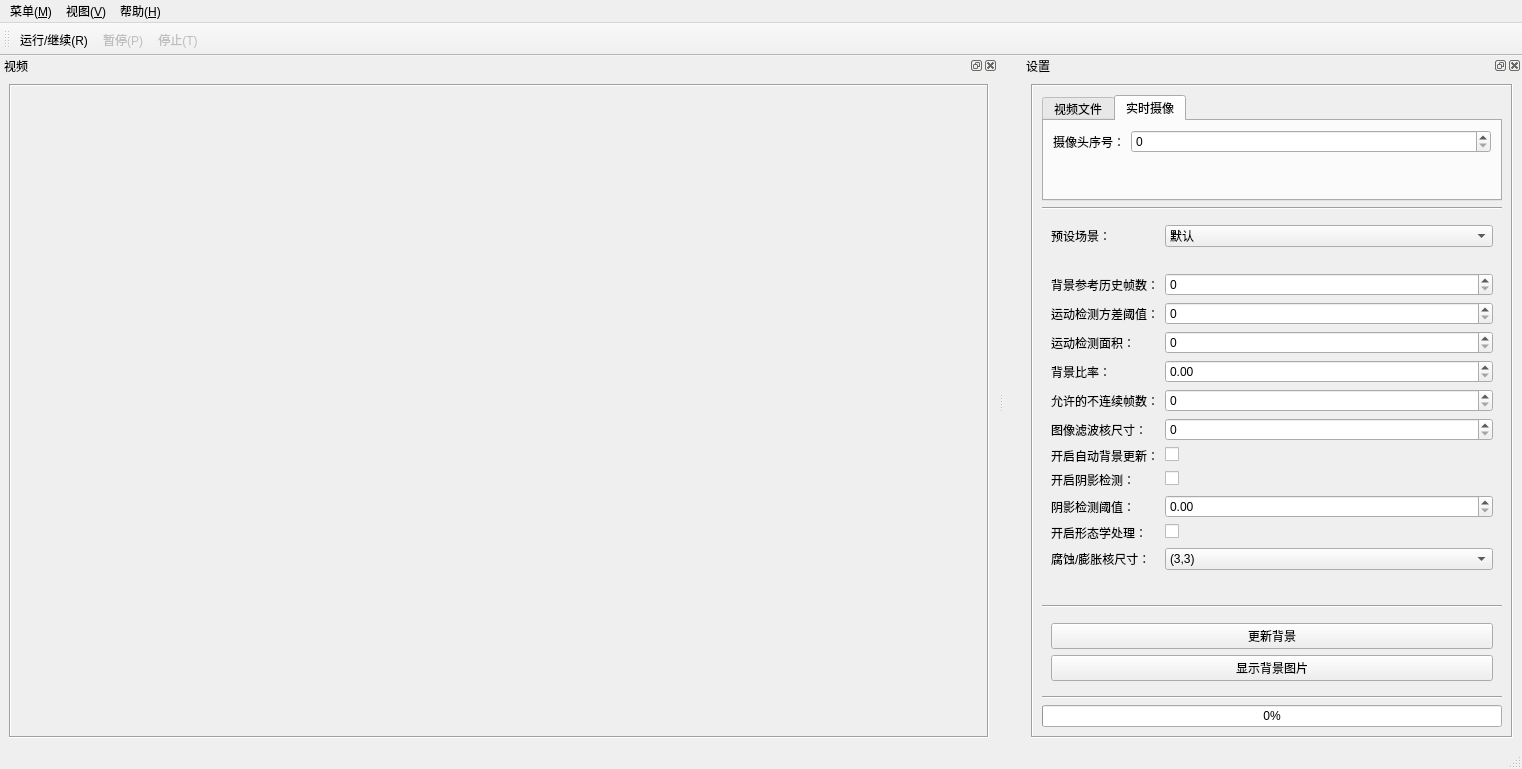
<?xml version="1.0" encoding="UTF-8"?>
<ui version="4.0">
 <class>MainWindow</class>
 <widget class="QMainWindow" name="MainWindow">
  <property name="windowModality">
   <enum>Qt::ApplicationModal</enum>
  </property>
  <property name="geometry">
   <rect>
    <x>0</x>
    <y>0</y>
    <width>1522</width>
    <height>769</height>
   </rect>
  </property>
  <property name="windowTitle">
   <string>视频摘要系统</string>
  </property>
  <property name="windowIcon">
   <iconset>
    <normalon>:/picture/res/main.ico</normalon>
   </iconset>
  </property>
  <widget class="QWidget" name="centralwidget">
   <property name="enabled">
    <bool>true</bool>
   </property>
  </widget>
  <widget class="QMenuBar" name="menubar">
   <property name="geometry">
    <rect>
     <x>0</x>
     <y>0</y>
     <width>1522</width>
     <height>23</height>
    </rect>
   </property>
   <widget class="QMenu" name="menu_menu">
    <property name="title">
     <string>菜单(&amp;M)</string>
    </property>
    <addaction name="action_run"/>
    <addaction name="action_stop"/>
    <addaction name="action_pause"/>
   </widget>
   <widget class="QMenu" name="menu_view">
    <property name="title">
     <string>视图(&amp;V)</string>
    </property>
    <addaction name="action_view_restore"/>
   </widget>
   <widget class="QMenu" name="menu_help">
    <property name="title">
     <string>帮助(&amp;H)</string>
    </property>
    <addaction name="action_about"/>
   </widget>
   <addaction name="menu_menu"/>
   <addaction name="menu_view"/>
   <addaction name="menu_help"/>
  </widget>
  <widget class="QStatusBar" name="statusbar"/>
  <widget class="QToolBar" name="toolBar">
   <property name="windowTitle">
    <string>toolBar</string>
   </property>
   <attribute name="toolBarArea">
    <enum>TopToolBarArea</enum>
   </attribute>
   <attribute name="toolBarBreak">
    <bool>false</bool>
   </attribute>
   <addaction name="action_run"/>
   <addaction name="action_pause"/>
   <addaction name="action_stop"/>
  </widget>
  <widget class="QDockWidget" name="dockWidget_frame">
   <property name="floating">
    <bool>false</bool>
   </property>
   <property name="features">
    <set>QDockWidget::AllDockWidgetFeatures</set>
   </property>
   <property name="windowTitle">
    <string>视频</string>
   </property>
   <attribute name="dockWidgetArea">
    <number>1</number>
   </attribute>
   <widget class="QWidget" name="dockWidgetContents_frame">
    <layout class="QVBoxLayout" name="verticalLayout">
     <item>
      <widget class="QScrollArea" name="scrollArea">
       <property name="minimumSize">
        <size>
         <width>980</width>
         <height>550</height>
        </size>
       </property>
       <property name="frameShape">
        <enum>QFrame::Box</enum>
       </property>
       <property name="frameShadow">
        <enum>QFrame::Sunken</enum>
       </property>
       <property name="widgetResizable">
        <bool>true</bool>
       </property>
       <widget class="QWidget" name="scrollAreaContents_frame">
        <property name="geometry">
         <rect>
          <x>0</x>
          <y>0</y>
          <width>976</width>
          <height>646</height>
         </rect>
        </property>
        <property name="minimumSize">
         <size>
          <width>960</width>
          <height>540</height>
         </size>
        </property>
        <layout class="QVBoxLayout" name="verticalLayout_3">
         <item>
          <widget class="QLabel" name="label_showFrame">
           <property name="enabled">
            <bool>true</bool>
           </property>
           <property name="minimumSize">
            <size>
             <width>960</width>
             <height>540</height>
            </size>
           </property>
          </widget>
         </item>
        </layout>
       </widget>
      </widget>
     </item>
    </layout>
   </widget>
  </widget>
  <widget class="QDockWidget" name="dockWidget_settings">
   <property name="minimumSize">
    <size>
     <width>500</width>
     <height>690</height>
    </size>
   </property>
   <property name="maximumSize">
    <size>
     <width>500</width>
     <height>524287</height>
    </size>
   </property>
   <property name="floating">
    <bool>false</bool>
   </property>
   <property name="features">
    <set>QDockWidget::AllDockWidgetFeatures</set>
   </property>
   <property name="windowTitle">
    <string>设置</string>
   </property>
   <attribute name="dockWidgetArea">
    <number>2</number>
   </attribute>
   <widget class="QWidget" name="dockWidgetContents">
    <layout class="QVBoxLayout" name="verticalLayout">
     <item>
      <widget class="QScrollArea" name="scrollArea_2">
       <property name="minimumSize">
        <size>
         <width>450</width>
         <height>550</height>
        </size>
       </property>
       <property name="frameShape">
        <enum>QFrame::Box</enum>
       </property>
       <property name="widgetResizable">
        <bool>true</bool>
       </property>
       <widget class="QWidget" name="scrollAreaContents_settings">
        <property name="geometry">
         <rect>
          <x>0</x>
          <y>0</y>
          <width>478</width>
          <height>646</height>
         </rect>
        </property>
        <property name="minimumSize">
         <size>
          <width>450</width>
          <height>540</height>
         </size>
        </property>
        <layout class="QVBoxLayout" name="verticalLayout_2">
         <item>
          <widget class="QTabWidget" name="tabWidget">
           <property name="sizePolicy">
            <sizepolicy hsizetype="Expanding" vsizetype="Preferred">
             <horstretch>0</horstretch>
             <verstretch>0</verstretch>
            </sizepolicy>
           </property>
           <property name="currentIndex">
            <number>1</number>
           </property>
           <widget class="QWidget" name="tab_vfile">
            <attribute name="title">
             <string>视频文件</string>
            </attribute>
            <layout class="QGridLayout" name="gridLayout_2">
             <item row="0" column="3">
              <widget class="QPushButton" name="pBtn_getFile">
               <property name="text">
                <string>选择文件</string>
               </property>
              </widget>
             </item>
             <item row="0" column="2">
              <widget class="QLineEdit" name="lineEdit_videoFile">
               <property name="dragEnabled">
                <bool>false</bool>
               </property>
              </widget>
             </item>
             <item row="0" column="1">
              <widget class="QLabel" name="label_videoFile">
               <property name="text">
                <string>视频文件：</string>
               </property>
               <property name="buddy">
                <cstring>lineEdit_videoFile</cstring>
               </property>
              </widget>
             </item>
             <item row="1" column="1">
              <widget class="QLabel" name="label_saveDir">
               <property name="text">
                <string>保存目录：</string>
               </property>
               <property name="buddy">
                <cstring>lineEdit_saveDir</cstring>
               </property>
              </widget>
             </item>
             <item row="1" column="2">
              <widget class="QLineEdit" name="lineEdit_saveDir"/>
             </item>
             <item row="1" column="3">
              <widget class="QPushButton" name="pBtn_getDir">
               <property name="text">
                <string>选择目录</string>
               </property>
              </widget>
             </item>
            </layout>
           </widget>
           <widget class="QWidget" name="tab_cam">
            <attribute name="title">
             <string>实时摄像</string>
            </attribute>
            <layout class="QFormLayout" name="formLayout_2">
             <item row="0" column="0">
              <widget class="QLabel" name="label_cam_num">
               <property name="text">
                <string>摄像头序号：</string>
               </property>
              </widget>
             </item>
             <item row="0" column="1">
              <widget class="QSpinBox" name="sBox_cam_num"/>
             </item>
            </layout>
           </widget>
          </widget>
         </item>
         <item>
          <widget class="Line" name="line">
           <property name="orientation">
            <enum>Qt::Horizontal</enum>
           </property>
          </widget>
         </item>
         <item>
          <widget class="QWidget" name="widget_set" native="true">
           <layout class="QFormLayout" name="formLayout">
            <item row="0" column="0">
             <widget class="QLabel" name="label_scene">
              <property name="text">
               <string>预设场景：</string>
              </property>
              <property name="buddy">
               <cstring>cBox_scene</cstring>
              </property>
             </widget>
            </item>
            <item row="0" column="1">
             <widget class="QComboBox" name="cBox_scene">
              <property name="enabled">
               <bool>true</bool>
              </property>
              <property name="cursor">
               <cursorShape>ArrowCursor</cursorShape>
              </property>
              <item>
               <property name="text">
                <string>默认</string>
               </property>
              </item>
              <item>
               <property name="text">
                <string>自定义</string>
               </property>
              </item>
             </widget>
            </item>
            <item row="3" column="0">
             <widget class="QLabel" name="label_history">
              <property name="toolTip">
               <string>用于学习背景的帧数</string>
              </property>
              <property name="text">
               <string>背景参考历史帧数：</string>
              </property>
              <property name="buddy">
               <cstring>sBox_history</cstring>
              </property>
             </widget>
            </item>
            <item row="3" column="1">
             <widget class="QSpinBox" name="sBox_history">
              <property name="maximum">
               <number>100000</number>
              </property>
             </widget>
            </item>
            <item row="4" column="0">
             <widget class="QLabel" name="label_threshold">
              <property name="toolTip">
               <string>用于判断当前像素是前景还是背景</string>
              </property>
              <property name="text">
               <string>运动检测方差阈值：</string>
              </property>
              <property name="buddy">
               <cstring>sBox_threshold</cstring>
              </property>
             </widget>
            </item>
            <item row="4" column="1">
             <widget class="QSpinBox" name="sBox_threshold">
              <property name="maximum">
               <number>1000</number>
              </property>
             </widget>
            </item>
            <item row="5" column="0">
             <widget class="QLabel" name="label_area">
              <property name="toolTip">
               <string>检测运动面积不小于指定值（未防噪不要设太小）</string>
              </property>
              <property name="text">
               <string>运动检测面积：</string>
              </property>
              <property name="buddy">
               <cstring>sBox_area</cstring>
              </property>
             </widget>
            </item>
            <item row="5" column="1">
             <widget class="QSpinBox" name="sBox_area">
              <property name="maximum">
               <number>1000000</number>
              </property>
              <property name="singleStep">
               <number>100</number>
              </property>
             </widget>
            </item>
            <item row="6" column="0">
             <widget class="QLabel" name="label_ratio">
              <property name="text">
               <string>背景比率：</string>
              </property>
              <property name="buddy">
               <cstring>dsBox_ratio</cstring>
              </property>
             </widget>
            </item>
            <item row="6" column="1">
             <widget class="QDoubleSpinBox" name="dsBox_ratio">
              <property name="maximum">
               <double>1.000000000000000</double>
              </property>
              <property name="singleStep">
               <double>0.010000000000000</double>
              </property>
             </widget>
            </item>
            <item row="7" column="0">
             <widget class="QLabel" name="label_interruptframes">
              <property name="toolTip">
               <string>允许指定帧内未检测到运动的帧被摘要</string>
              </property>
              <property name="text">
               <string>允许的不连续帧数：</string>
              </property>
              <property name="buddy">
               <cstring>sBox_undetframes</cstring>
              </property>
             </widget>
            </item>
            <item row="7" column="1">
             <widget class="QSpinBox" name="sBox_undetframes">
              <property name="maximum">
               <number>10000</number>
              </property>
             </widget>
            </item>
            <item row="8" column="0">
             <widget class="QLabel" name="label_blursize">
              <property name="toolTip">
               <string>用于前景处理的滤波核尺寸</string>
              </property>
              <property name="text">
               <string>图像滤波核尺寸：</string>
              </property>
              <property name="buddy">
               <cstring>sBox_blursize</cstring>
              </property>
             </widget>
            </item>
            <item row="8" column="1">
             <widget class="QSpinBox" name="sBox_blursize"/>
            </item>
            <item row="9" column="0">
             <widget class="QLabel" name="label_autoback">
              <property name="toolTip">
               <string>默认手动点击按钮更新</string>
              </property>
              <property name="text">
               <string>开启自动背景更新：</string>
              </property>
             </widget>
            </item>
            <item row="9" column="1">
             <widget class="QCheckBox" name="cBox_autoback">
              <property name="text">
               <string/>
              </property>
             </widget>
            </item>
            <item row="11" column="0">
             <widget class="QLabel" name="label_shadow">
              <property name="toolTip">
               <string>开启后能检测阴影并剔除阴影影响，会明显加大运算量</string>
              </property>
              <property name="text">
               <string>开启阴影检测：</string>
              </property>
              <property name="buddy">
               <cstring>cBox_shadow</cstring>
              </property>
             </widget>
            </item>
            <item row="11" column="1">
             <widget class="QCheckBox" name="cBox_shadow">
              <property name="text">
               <string/>
              </property>
             </widget>
            </item>
            <item row="12" column="0">
             <widget class="QLabel" name="label_shadowvar">
              <property name="toolTip">
               <string>值越低检测出越多阴影</string>
              </property>
              <property name="text">
               <string>阴影检测阈值：</string>
              </property>
             </widget>
            </item>
            <item row="12" column="1">
             <widget class="QDoubleSpinBox" name="dsBox_shadowvar">
              <property name="maximum">
               <double>1.000000000000000</double>
              </property>
              <property name="singleStep">
               <double>0.010000000000000</double>
              </property>
             </widget>
            </item>
            <item row="14" column="0">
             <widget class="QLabel" name="label_foreproc">
              <property name="toolTip">
               <string>噪音颗粒较小时才开启进一步降噪</string>
              </property>
              <property name="text">
               <string>开启形态学处理：</string>
              </property>
              <property name="buddy">
               <cstring>cBox_foreproc</cstring>
              </property>
             </widget>
            </item>
            <item row="14" column="1">
             <widget class="QCheckBox" name="cBox_foreproc">
              <property name="text">
               <string/>
              </property>
             </widget>
            </item>
            <item row="16" column="0">
             <widget class="QLabel" name="label_erodeshape">
              <property name="toolTip">
               <string>用于形态学开运算降噪,核尺寸越大越耗时</string>
              </property>
              <property name="text">
               <string>腐蚀/膨胀核尺寸：</string>
              </property>
              <property name="buddy">
               <cstring>cBox_erodeshape</cstring>
              </property>
             </widget>
            </item>
            <item row="16" column="1">
             <widget class="QComboBox" name="cBox_erodeshape">
              <property name="toolTip">
               <string>用于前景处理的形态学开运算核尺寸</string>
              </property>
              <item>
               <property name="text">
                <string>(3,3)</string>
               </property>
              </item>
              <item>
               <property name="text">
                <string>(5,5)</string>
               </property>
              </item>
              <item>
               <property name="text">
                <string>(7,7)</string>
               </property>
              </item>
              <item>
               <property name="text">
                <string>(9,9)</string>
               </property>
              </item>
              <item>
               <property name="text">
                <string>(11,11)</string>
               </property>
              </item>
              <item>
               <property name="text">
                <string>(13,13)</string>
               </property>
              </item>
             </widget>
            </item>
            <item row="1" column="0">
             <spacer name="verticalSpacer">
              <property name="orientation">
               <enum>Qt::Vertical</enum>
              </property>
              <property name="sizeHint" stdset="0">
               <size>
                <width>20</width>
                <height>40</height>
               </size>
              </property>
             </spacer>
            </item>
            <item row="17" column="0">
             <spacer name="verticalSpacer_2">
              <property name="orientation">
               <enum>Qt::Vertical</enum>
              </property>
              <property name="sizeHint" stdset="0">
               <size>
                <width>20</width>
                <height>40</height>
               </size>
              </property>
             </spacer>
            </item>
           </layout>
          </widget>
         </item>
         <item>
          <widget class="Line" name="line_3">
           <property name="orientation">
            <enum>Qt::Horizontal</enum>
           </property>
          </widget>
         </item>
         <item>
          <widget class="QWidget" name="widget_back" native="true">
           <layout class="QVBoxLayout" name="verticalLayout_5">
            <item>
             <widget class="QPushButton" name="pBtn_getBackground">
              <property name="toolTip">
               <string>按指定帧数更新背景</string>
              </property>
              <property name="text">
               <string>更新背景</string>
              </property>
             </widget>
            </item>
            <item>
             <widget class="QPushButton" name="pBtn_showBackground">
              <property name="text">
               <string>显示背景图片</string>
              </property>
             </widget>
            </item>
           </layout>
          </widget>
         </item>
         <item>
          <widget class="Line" name="line_2">
           <property name="orientation">
            <enum>Qt::Horizontal</enum>
           </property>
          </widget>
         </item>
         <item>
          <widget class="QProgressBar" name="progressBar">
           <property name="enabled">
            <bool>true</bool>
           </property>
           <property name="value">
            <number>0</number>
           </property>
          </widget>
         </item>
        </layout>
       </widget>
      </widget>
     </item>
    </layout>
   </widget>
  </widget>
  <action name="action_run">
   <property name="icon">
    <iconset resource="../../conf/resource.qrc">
     <normaloff>:/picture/res/run.png</normaloff>:/picture/res/run.png</iconset>
   </property>
   <property name="text">
    <string>运行/继续(&amp;R)</string>
   </property>
   <property name="toolTip">
    <string>运行/继续（Ctrl+R）</string>
   </property>
   <property name="shortcut">
    <string>Ctrl+R</string>
   </property>
  </action>
  <action name="action_stop">
   <property name="enabled">
    <bool>false</bool>
   </property>
   <property name="icon">
    <iconset resource="../../conf/resource.qrc">
     <normaloff>:/picture/res/stop.png</normaloff>:/picture/res/stop.png</iconset>
   </property>
   <property name="text">
    <string>停止(&amp;T)</string>
   </property>
   <property name="toolTip">
    <string>停止（Ctrl+T)</string>
   </property>
   <property name="shortcut">
    <string>Ctrl+T</string>
   </property>
  </action>
  <action name="action_pause">
   <property name="enabled">
    <bool>false</bool>
   </property>
   <property name="icon">
    <iconset resource="../../conf/resource.qrc">
     <normaloff>:/picture/res/pause.png</normaloff>:/picture/res/pause.png</iconset>
   </property>
   <property name="text">
    <string>暂停(&amp;P)</string>
   </property>
   <property name="toolTip">
    <string>暂停（Ctrl+P）</string>
   </property>
   <property name="shortcut">
    <string>Ctrl+P</string>
   </property>
  </action>
  <action name="action_view_restore">
   <property name="text">
    <string>重置视图(&amp;R)</string>
   </property>
   <property name="toolTip">
    <string>重置视图(Ctrl+V)</string>
   </property>
   <property name="shortcut">
    <string>Ctrl+V</string>
   </property>
  </action>
  <action name="action_about">
   <property name="text">
    <string>关于(&amp;A)</string>
   </property>
   <property name="toolTip">
    <string>关于</string>
   </property>
  </action>
 </widget>
 <tabstops>
  <tabstop>pBtn_getFile</tabstop>
  <tabstop>pBtn_getDir</tabstop>
  <tabstop>cBox_scene</tabstop>
  <tabstop>sBox_history</tabstop>
  <tabstop>sBox_threshold</tabstop>
  <tabstop>sBox_area</tabstop>
  <tabstop>dsBox_ratio</tabstop>
  <tabstop>cBox_erodeshape</tabstop>
  <tabstop>pBtn_getBackground</tabstop>
  <tabstop>scrollArea</tabstop>
  <tabstop>lineEdit_videoFile</tabstop>
  <tabstop>lineEdit_saveDir</tabstop>
  <tabstop>sBox_cam_num</tabstop>
  <tabstop>tabWidget</tabstop>
  <tabstop>scrollArea_2</tabstop>
 </tabstops>
 <resources>
  <include location="../../conf/resource.qrc"/>
 </resources>
 <connections/>
</ui>
